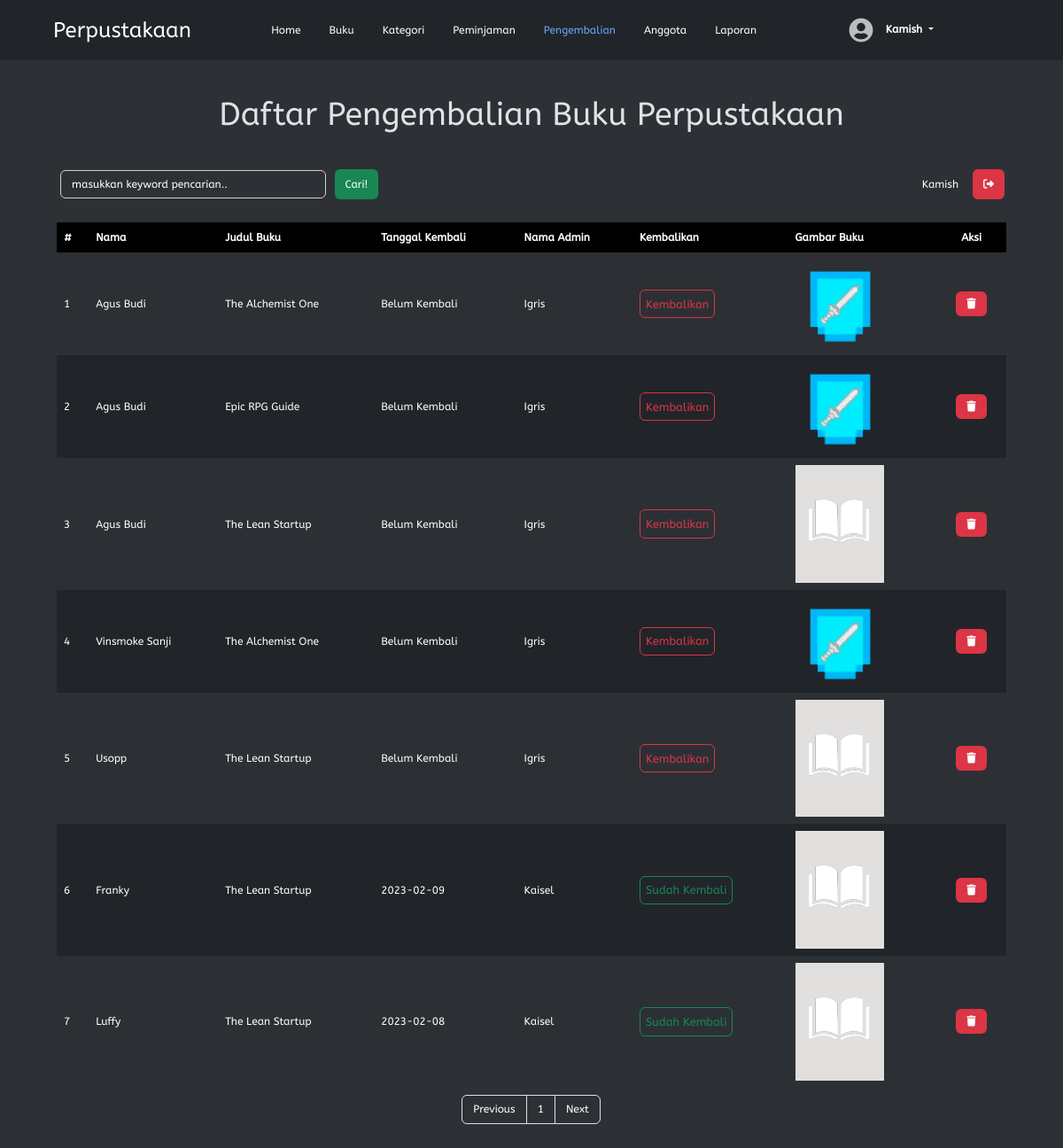
Page /php/pengembalian/pengembalian.php (signed in) on the committed database.
### tables this page shows
CREATE TABLE `peminjaman` (
  `idPeminjaman` int(11) NOT NULL,
  `idAdmin` int(11) DEFAULT NULL,
  `idAnggota` int(11) DEFAULT NULL,
  `tanggalPinjam` date DEFAULT NULL
);

CREATE TABLE `anggota` (
  `idAnggota` int(11) NOT NULL,
  `namaAnggota` varchar(50) DEFAULT NULL,
  `username` varchar(255) NOT NULL,
  `password` varchar(255) NOT NULL,
  `tempatLahir` varchar(50) DEFAULT NULL,
  `tanggalLahir` date DEFAULT NULL
);

CREATE TABLE `buku` (
  `idBuku` int(11) NOT NULL,
  `idKategori` int(11) NOT NULL,
  `judulBuku` varchar(128) DEFAULT NULL,
  `pengarang` varchar(128) DEFAULT NULL,
  `penerbit` varchar(128) DEFAULT NULL,
  `deskripsi` varchar(512) DEFAULT NULL,
  `gambarBuku` varchar(255) NOT NULL
);

CREATE TABLE `detailpeminjaman` (
  `idDetailPeminjaman` int(11) NOT NULL,
  `idPeminjaman` int(11) DEFAULT NULL,
  `idDetailBuku` int(11) DEFAULT NULL,
  `tanggalKembali` date DEFAULT NULL
);

### php/dbcontroller.php (called while the page is built, shortened)
<?php
class DBConnection {
	private $host = 'localhost';
	private $user = 'root';
	private $password = '';
	private $dbname = 'projek3_sukenmfauzan';
	public $conn;
	public function __construct() {
		$this->conn = mysqli_connect($this->host, $this->user, $this->password, $this->dbname);
	}
	public function getALL($sql)
	{
		$result = mysqli_query($this->conn, $sql);
		while ($row = mysqli_fetch_assoc($result)) {
			$data[] = $row;
		}
		if (!empty($data)) {
			return $data;
		}
	}
	public function rowCOUNT($sql)
	{
		$result = mysqli_query($this->conn, $sql);
		$count = mysqli_num_rows($result);
		return $count;
	}
}
?>

### php/pengembalian/pengembalian.php (the view, shortened to what this page needs)
<?php
require_once '../dbcontroller.php';
$db = new DBConnection();
$jumlahdataperhalaman = 10;
$totaldata = $db->rowCOUNT("SELECT anggota.namaAnggota, peminjaman.idPeminjaman, peminjaman.tanggalPinjam, detailpeminjaman.tanggalKembali, buku.judulBuku, buku.gambarBuku, admin.namaAdmin, detailpeminjaman.idDetailPeminjaman as idPengembalian, detailbuku.idDetailBuku
FROM peminjaman
LEFT JOIN anggota ON peminjaman.idAnggota = anggota.idAnggota
LEFT JOIN detailpeminjaman ON peminjaman.idPeminjaman = detailpeminjaman.idPeminjaman
LEFT JOIN detailbuku ON detailpeminjaman.idDetailBuku = detailbuku.idDetailBuku
LEFT JOIN buku ON detailbuku.idBuku = buku.idBuku
LEFT JOIN admin ON peminjaman.idAdmin = admin.idAdmin
WHERE detailpeminjaman.tanggalKembali IS NOT NULL
ORDER BY tanggalPinjam DESC");
$jumlahhalaman = ceil($totaldata / $jumlahdataperhalaman);
if (isset($_GET['halaman'])) {
	$halamanberapa = $_GET['halaman'];
} else {
	$halamanberapa = 1;
}
$halaman = isset($_GET['halaman']) ? (int) $_GET['halaman'] : 1;
$awaldata = $jumlahdataperhalaman * $halamanberapa - $jumlahdataperhalaman;
$Previous = $halaman - 1;
$Next = $halaman + 1;
$halamanawal =
$halaman > 1 ? $halaman * $jumlahdataperhalaman - $jumlahdataperhalaman : 0;
$query = "SELECT anggota.namaAnggota, peminjaman.idPeminjaman, peminjaman.tanggalPinjam, detailpeminjaman.tanggalKembali, buku.judulBuku, buku.gambarBuku, admin.namaAdmin, detailpeminjaman.idDetailPeminjaman as idPengembalian, detailbuku.idDetailBuku
FROM peminjaman
LEFT JOIN anggota ON peminjaman.idAnggota = anggota.idAnggota
LEFT JOIN detailpeminjaman ON peminjaman.idPeminjaman = detailpeminjaman.idPeminjaman
LEFT JOIN detailbuku ON detailpeminjaman.idDetailBuku = detailbuku.idDetailBuku
LEFT JOIN buku ON detailbuku.idBuku = buku.idBuku
LEFT JOIN admin ON peminjaman.idAdmin = admin.idAdmin
WHERE detailpeminjaman.tanggalKembali IS NOT NULL
ORDER BY tanggalPinjam DESC LIMIT $awaldata, $jumlahdataperhalaman";
$pengembalian = $db->getALL($query);
?>
<!DOCTYPE html>
<html lang="en">
<head>
	<link rel="stylesheet" href="../../assets/style/style.css">
	<link rel="stylesheet" href="../../assets/bootstrap-5.3.0/css/bootstrap.min.css">
	<link rel="stylesheet" href="../../assets/fontawesome/css/all.min.css">
	<link rel="stylesheet" href="../../assets/fontawesome/css/fontawesome.min.css">
	<link rel="stylesheet" href="../../assets/fontawesome/css/solid.min.css">
	<link rel="stylesheet" href="../../node_modules/sweetalert2/dist/sweetalert2.min.css">
</head>
<body data-bs-theme="dark">
	<div class="container-fluid">
		<header class="d-flex flex-wrap align-items-center justify-content-center justify-content-around py-3 px-5">
			<a href="../home/index.php" class="d-flex align-items-center mb-3 mb-md-0 me-md-auto text-white text-decoration-none">
				<span class="fs-4">Perpustakaan</span>
			</a>
			<ul class="nav col-12 col-md-auto mb-2 justify-content-center mb-md-0">
				<li class="nav-item">
					<a href="../home/index.php" class="nav-link text-white" aria-current="page">
						Home
					</a>
				</li>
				<li>
					<a href="../buku/buku.php" class="nav-link text-white">
						Buku
					</a>
				</li>
				<?php if ($_SESSION['level'] == 'Admin') {
					echo '
					<li>
					<a href="../kategori/kategori.php" class="nav-link text-white">
					Kategori
					</a>
					</li>
					<li>
					<a href="../peminjaman/peminjaman.php" class="nav-link text-white">
					Peminjaman
					</a>
					</li>
					<li>
					<a href="../pengembalian/pengembalian.php" class="nav-link active">
					Pengembalian
					</a>
					</li>
					<li>
					<a href="../anggota/anggota.php" class="nav-link text-white">
					Anggota
					</a>
					</li>
					<li>
					<a href="../laporan/laporan.php" class="nav-link text-white">
					Laporan
					</a>
					</li>';
				}?>
			</ul>
			<div class="d-flex col-md-3 text-end align-items-center justify-content-center">
					<div class="dropdown text-end">
						<a href="#" class="text-white text-decoration-none dropdown-toggle" data-bs-toggle="dropdown" aria-expanded="false">
							<img src="../../assets/profil/default-profil.png" alt="" width="32" height="32" class="rounded-circle me-2">
							<strong><?= $_SESSION['username']; ?></strong>
						</a>
					</div>
				</div>
			</header>
		</div>
		<div class="content">
			<center><h1>Daftar Pengembalian Buku Perpustakaan</h1></center>
			<form action="" method="post">
				<input type="text" name="keyword" id="keyword" size="40" autofocus placeholder="masukkan keyword pencarian.." autocomplete="off">
				<button type="submit" name="cari" class="tbl-cari">Cari!</button>
				<?php if (isset($_SESSION['username'])) { ?>
					<a href="../logout.php" class="tbl-hapus kiri-form" role="button" onclick="return confirm('Yakin?');" title="Logout"><i class="fa-sharp fa-solid fa-right-from-bracket"></i></a>
					<div class="username kiri-form">
						<?= $_SESSION['username'] ?>
					</div>
				<?php } ?>
			</form>
			<br>
			<div id="container1">
				<table border="0" cellpadding="10" cellspacing="0" id="data-table">
					<thead>
						<tr>
							<th>#</th>
							<th>Nama</th>
							<th>Judul Buku</th>
							<th>Tanggal Kembali</th>
							<th>Nama Admin</th>
							<th>Kembalikan</th>
							<th>Gambar Buku</th>
							<th><center>Aksi</center></th>
						</tr>
					</thead>
					<?php $i = $halamanawal + 1;
					?>
					<?php foreach( $pengembalian as $data ) : ?>
						<tr>
							<td><?= $i; ?></td>
							<td><?php if($data['namaAnggota'] == '') {echo 'Anggota tidak terdaftar';} else {echo $data['namaAnggota'];} ?></td>
							<td><?= $data["judulBuku"]; ?></td>
							<td id="tgl" data-tanggal="<?= $data['tanggalKembali']; ?>"> <?php
							if ($data['tanggalKembali'] == '0000-00-00') {
								echo "Belum Kembali";
							} else {
								echo $data['tanggalKembali'];
							} ?> </td>
							<td><?= $data['namaAdmin']; ?></td>
							<td id="buttonKembali"><?php if ($data['tanggalKembali'] == '0000-00-00') { ?>
								<button type='button' class='btn btn-outline-danger id-detail kembalikan' data-iddetailbuku="<?= $data['idDetailBuku']; ?>" data-idpengembalian="<?= $data['idPengembalian']; ?>">Kembalikan</button>
							<?php } else { ?>
								<button type='button' class='btn btn-outline-success id-detail sudah-kembali' data-iddetailbuku="<?= $data['idDetailBuku']; ?>" data-idpengembalian="<?= $data['idPengembalian']; ?>">Sudah Kembali</button>
								<?php } ?> </td>
								<td><img src="../../assets/img/<?php if($data["gambarBuku"] == '') {echo 'default-book.png';}else{echo $data['gambarBuku'];} ?>" width="100" onclick="viewImage(<?=$i?>)"></td>
								<td>
									<center>
										<a href="hapusPengembalian.php?id=<?= $data["idPengembalian"]; ?>" onclick="return confirm('yakin?');"><i class="fa-sharp fa-solid fa-trash tbl-hapus"></i></a>
									</center>
								</td>
							</tr>
							<?php $i++; ?>
						<?php endforeach; ?>
					</table>
					<div class="pagination-flex">
						<div class="pagination">
							<ul class="page-list">
								<li class="page-item">
									<a class="page-link" <?php if ($halaman > 1) {
										echo "href='?halaman=$Previous'";
									} ?>>Previous</a>
								</li>
								<?php for ($i = 1; $i <= $jumlahhalaman; $i++): ?>
									<li class="page-item"><a class="page-link" href="?halaman=<?= $i ?>"><?= $i ?></a></li>
								<?php endfor; ?>
								<li class="page-item">
									<a  class="page-link" <?php if (
										$halaman < $jumlahhalaman
									) {
										echo "href='?halaman=$Next'";
									} ?>>Next</a>
								</li>
							</ul>
						</div>
					</div>
				</div>
		</body>
		</html>

### assets/style/style.css (style rules this page uses)
* { box-sizing: border-box; font-family: 'AbeeZee', sans-serif; transition: all 0.5s ease; scroll-behavior: smooth; margin: 0; padding: 0; }
body { font-family: 'AbeeZee', sans-serif; background-color: #2e2e2e; font-size: 12px !important; max-width: 100%; height: 100%; color: #fff; }
.content { padding: 2rem 4rem; background-color: #2D3135; display: block; width: 100%; min-height: 100vh; }
table { width: 100%; color: #fff; margin-bottom: .5rem; border-collapse: unset !important ; border: none; }
table tr { border: 1px solid #000; }
table tr th { text-align: left; padding: 8px; height: 25px; }
table tr td { text-align: left; padding: 2px 8px 4px 8px; }
#keyword { background-color: #2D3135; color: #fff; border: 1px solid rgb(207, 207, 207); border-radius: 0.375rem; padding: 6px 12px 6px 12px; width: 300px; margin: 0px 4px 0px 4px; font-size: 12px; font-weight: normal; line-height: 1.5; transition: border-color .15s ease-in-out, box-shadow .15s ease-in-out; }
#keyword::placeholder { color: #fff; font-family: 'AbeeZee'; }
input[type="text"] { background-color: #2D3135; color: #fff; border: 1px solid rgb(207, 207, 207); border-radius: 0.375rem; padding: 6px 12px 6px 12px; width: 100%; margin: 0px 4px 10px 0px; font-size: 1rem; font-weight: normal; line-height: 1.5; transition: border-color .15s ease-in-out, box-shadow .15s ease-in-out; }
.tbl-cari { background-color: #198754; border: none; color: rgb(255, 255, 255); padding: 8px 12px; text-align: center; text-decoration: none; display: inline-block; margin: 8px 2px; cursor: pointer; border-radius: 0.375rem; }
.tbl-hapus { background-color: #dc3545; border: none; color: rgb(255, 255, 255); padding: 8px 12px; text-align: center; text-decoration: none; display: inline-block; margin: 8px 2px; cursor: pointer; border-radius: 0.375rem; }
.pagination { display: inline-block; box-sizing: border-box; }
.page-item:first-child .page-link { margin-left: 0; border-top-left-radius: 0.25rem; border-bottom-left-radius: 0.25rem; box-sizing: border-box; }
.page-item:last-child .page-link { margin-left: 0; border-top-right-radius: 0.25rem; border-bottom-right-radius: 0.25rem; box-sizing: border-box; }
.pagination .page-list { display: flex; padding-left: 0; list-style: none; border-radius: 0.25rem; flex-direction: row; flex-wrap: nowrap; box-sizing: border-box; }
.pagination .page-list .page-link { position: relative; display: block; padding: 0.5rem 0.75rem; margin-left: -1px; line-height: 1.25; color: #ffffff; background-color:#2D3135; border: 1px solid #dee2e6; text-decoration: none; box-sizing: border-box; font-size: 12px; }
.pagination-flex { display: flex; flex-direction: row; flex-wrap: nowrap; justify-content: center; align-items: center; align-content: stretch; margin-bottom: 1.5rem; }

### php/pengembalian/pengembalian.php (style rules this page uses)
.username { border: none; color: rgb(255, 255, 255); padding: 8px 12px; text-align: center; text-decoration: none; display: inline-block; margin: 8px 2px; border-radius: 0.375rem; }
.kiri-form { float: right; }
table { border: none; }
table tr td { padding: .5rem; }
table thead tr th { background-color: #000; color: #fff; }
table tr:nth-child(even) { background-color: #212529; }
table tr:nth-child(odd) { background-color: #2c3034; }
h1 { font-size: 2.25rem; margin: .5rem 0 2rem 0; }
.btn { padding: .35rem .375rem; font-size: .8rem; }

### rows in the picture
peminjaman: idAnggota.namaAnggota "Agus Budi", buku.judulBuku "The Alchemist One", shows "Belum Kembali", idAdmin.namaAdmin "Igris", buku.gambarBuku (picture)
peminjaman: idAnggota.namaAnggota "Agus Budi", buku.judulBuku "Epic RPG Guide", shows "Belum Kembali", idAdmin.namaAdmin "Igris", buku.gambarBuku (picture)
peminjaman: idAnggota.namaAnggota "Agus Budi", buku.judulBuku "The Lean Startup", shows "Belum Kembali", idAdmin.namaAdmin "Igris"
peminjaman: idAnggota.namaAnggota "Vinsmoke Sanji", buku.judulBuku "The Alchemist One", shows "Belum Kembali", idAdmin.namaAdmin "Igris", buku.gambarBuku (picture)
peminjaman: idAnggota.namaAnggota "Usopp", buku.judulBuku "The Lean Startup", shows "Belum Kembali", idAdmin.namaAdmin "Igris"
peminjaman: idAnggota.namaAnggota "Franky", buku.judulBuku "The Lean Startup", detailpeminjaman.tanggalKembali "2023-02-09", idAdmin.namaAdmin "Kaisel"
peminjaman: idAnggota.namaAnggota "Luffy", buku.judulBuku "The Lean Startup", detailpeminjaman.tanggalKembali "2023-02-08", idAdmin.namaAdmin "Kaisel"

### other values in the picture
$_SESSION['username'] "Kamish"
